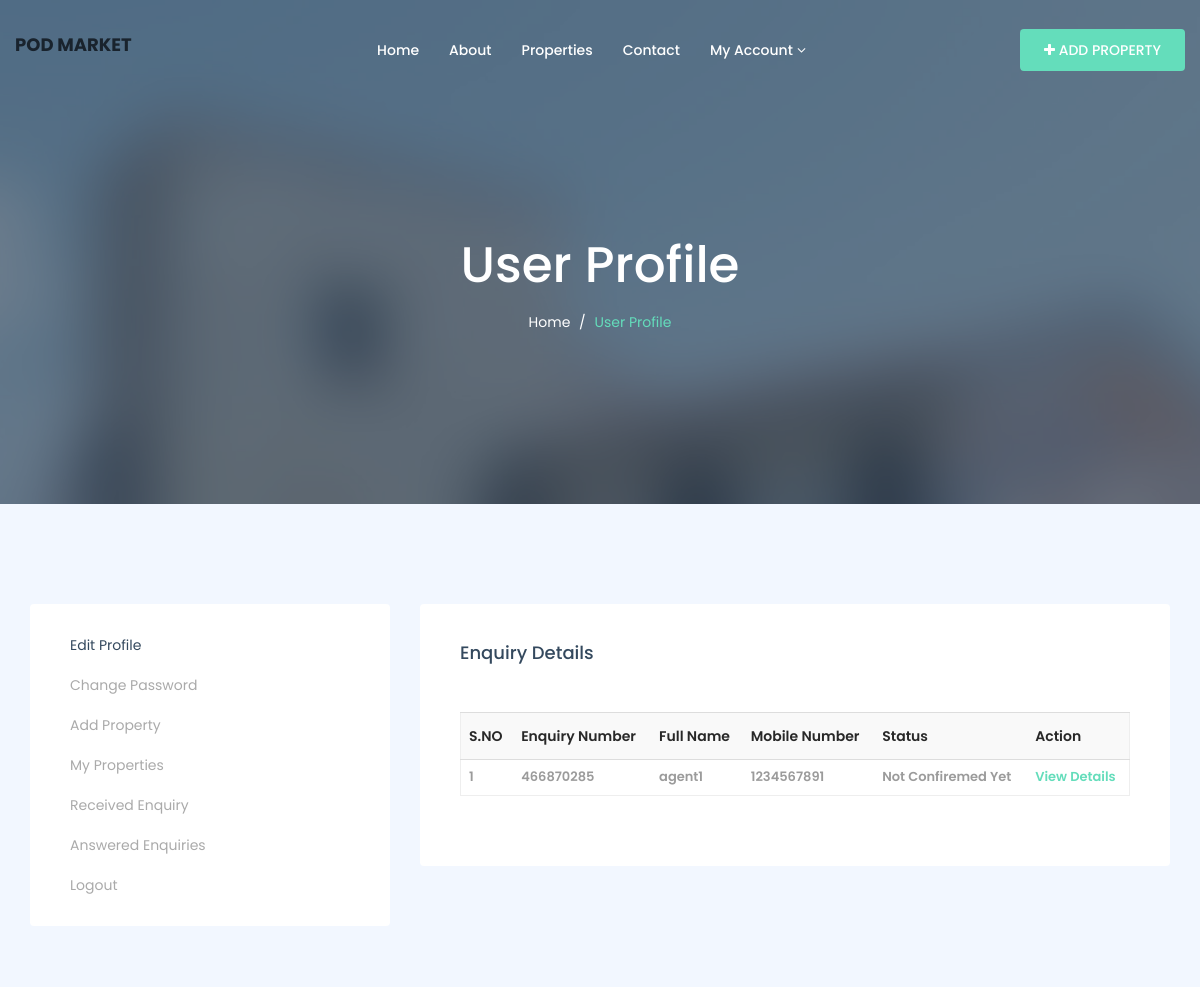
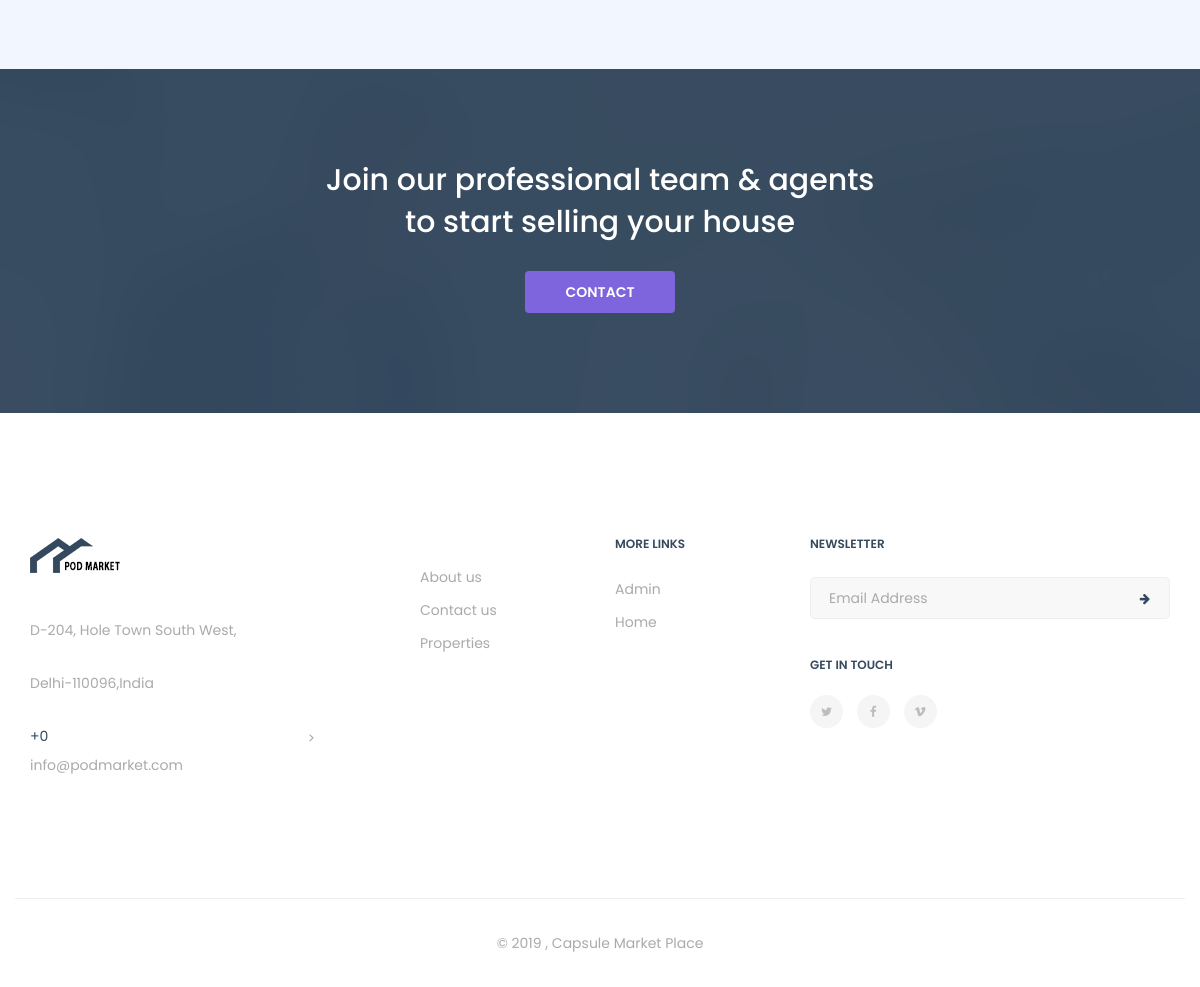
/enquiry-status.php (signed in), run on the app's committed database (2 pictures, top to bottom).
### tables this page shows
CREATE TABLE `tblenquiry` (
  `ID` int(11) NOT NULL,
  `PropertyID` int(10) NOT NULL,
  `FullName` varchar(200) NOT NULL,
  `Email` varchar(200) NOT NULL,
  `MobileNumber` bigint(10) NOT NULL,
  `Message` mediumtext NOT NULL,
  `EnquiryNumber` varchar(200) NOT NULL,
  `EnquiryDate` timestamp NOT NULL DEFAULT current_timestamp(),
  `Status` varchar(10) DEFAULT NULL,
  `Remark` varchar(200) DEFAULT NULL,
  `RemarkDate` timestamp NULL DEFAULT NULL ON UPDATE current_timestamp()
);

CREATE TABLE `tblpage` (
  `ID` int(10) NOT NULL,
  `PageType` varchar(120) DEFAULT NULL,
  `PageTitle` mediumtext DEFAULT NULL,
  `PageDescription` mediumtext DEFAULT NULL,
  `Email` varchar(120) DEFAULT NULL,
  `MobileNumber` bigint(10) DEFAULT NULL,
  `UpdationDate` timestamp NULL DEFAULT NULL ON UPDATE current_timestamp()
);

### enquiry-status.php (the view, shortened to what this page needs)
<?php
if (strlen($_SESSION['remsuid']==0)) {
  header('location:logout.php');
  } else{
?>
<!DOCTYPE html>
<html dir="ltr" lang="en-US">
<head>
    <link href="assets/css/external.css" rel="stylesheet">
    <link href="assets/css/bootstrap.min.css" rel="stylesheet">
    <link href="assets/css/style.css" rel="stylesheet">
</head>
<body>
    <div id="wrapper" class="wrapper clearfix">
         <?php include_once('includes/header.php');?>
        <section id="page-title" class="page-title bg-overlay bg-overlay-dark2">
            <div class="container">
                <div class="row">
                    <div class="col-xs-12 col-sm-12 col-md-6 col-md-offset-3">
                        <div class="title title-1 text-center">
                            <div class="title--content">
                                <div class="title--heading">
                                    <h1>user Profile</h1>
                                </div>
                                <ol class="breadcrumb">
                                    <li><a href="index.php">Home</a></li>
                                    <li class="active">user Profile</li>
                                </ol>
                            </div>
                        </div>
                    </div>
                </div>
            </div>
        </section>
        <section id="user-profile" class="user-profile">
            <div class="container">
                <div class="row">
                    <?php include_once('includes/sidebar.php');?>
                    <div class="col-xs-12 col-sm-12 col-md-8">
                            <div class="form-box">
                                <h4 class="form--title">Enquiry Details</h4>
                                <div class="form-group">
                                   <table class="table">
                <thead>
                                        <tr>
                                            <tr>
                  <th>S.NO</th>
                    <th>Enquiry Number</th>
                    <th>Full Name</th>
                    <th>Mobile Number</th>
                          <th>Status</th>
                          <th>Action</th>
                </tr>
                                                                                                                                                                                                                                                                                                                                                                                                                                                                                                                                                                                                                                                                                                                                                                                                                                                                                                                                                                                                                                                                                                                                                                                                                                                                                                                                                                                                                                                                                                                                                                                                                                                                                                                                                                                                                                                                                                                                                                                                                                                                                                                                                                                                                                                                                                                                                                                                                                                                                                                                                                                                                                                                                                                                              </tr>
                                        </thead>
               <?php
               $uemail=$_SESSION['uemail'];
$ret=mysqli_query($con,"select * from  tblenquiry where Email='$uemail'");
$cnt=1;
while ($row=mysqli_fetch_array($ret)) {
?>
                <tr>
                  <td><?php echo $cnt;?></td>
                  <td><?php  echo $row['EnquiryNumber'];?></td>
                  <td><?php  echo $row['FullName'];?></td>
                  <td><?php  echo $row['MobileNumber'];?></td>
                  <td><?php if($row['Status']=="")
{
echo "Not Confiremed Yet";
} else {
echo $row['Status'];
}?></td>
                  <td><a href="view-enquiry-detail.php?viewid=<?php echo $row['ID'];?>">View Details</a></td>
                </tr>
                <?php
$cnt=$cnt+1;
}?>
              </table>
                                </div>
                            </div>
                    </div>
                </div>
            </div>
        </section>
        <section id="cta" class="cta cta-1 text-center bg-overlay bg-overlay-dark pt-90">
            <div class="container">
                <div class="row">
                    <div class="col-xs-12 col-sm-12 col-md-6 col-md-offset-3">
                        <h3>Join our professional team & agents to start selling your house</h3>
                        <a href="contact.php" class="btn btn--primary">Contact</a>
                    </div>
                </div>
            </div>
        </section>
       <?php include_once('includes/footer.php');?>
    </div>
</body>
</html>
<?php }  ?>

### includes/footer.php (shortened to what this page needs)
 <?php
include('includes/dbconnection.php');
?>
 <footer id="footer" class="footer footer-1 bg-white">
            <div class="footer-widget">
                <div class="container">
                    <div class="row">
                        <div class="col-xs-12 col-sm-6 col-md-3 widget--about">
                            <div class="widget--content">
                                <?php
$ret=mysqli_query($con,"select * from tblpage where PageType='contactus'");
while ($row=mysqli_fetch_array($ret)) {
?>
                                <div class="footer--logo">
                                    <img src="assets/images/logo/logo-dark3.png" alt="logo">
                                </div>
                                <p><?php  echo $row['PageDescription'];?></p>
                                <div class="footer--contact">
                                    <ul class="list-unstyled mb-0">
                                        <li>+<?php  echo $row['MobileNumber'];?></li>
                                        <li> <p><?php  echo $row['Email'];?></p></li>
                                    </ul>
                                </div>
                            </div>
                            <?php } ?>
                        </div>
                        <div class="col-xs-12 col-sm-3 col-md-2 col-md-offset-1 widget--links">
                            <div class="widget--content">
                                <ul class="list-unstyled mb-0">
                                    <li><a href="about.php">About us</a></li>
                                    <li><a href="contact.php">Contact us</a></li>
                                   <li><a href="properties-grid.php">Properties</a></li>
                                </ul>
                            </div>
                        </div>
                        <div class="col-xs-12 col-sm-3 col-md-2 widget--links">
                            <div class="widget--title">
                                <h5>More Links</h5>
                            </div>
                            <div class="widget--content">
                                <ul class="list-unstyled mb-0">
                                    <li><a href="admin/login.php">Admin</a></li>
                                    <li><a href="index.php">Home</a></li>
                                </ul>
                            </div>
                        </div>
                      <div class="col-xs-12 col-sm-12 col-md-4 widget--newsletter">
                            <div class="widget--title">
                                <h5>newsletter</h5>
                            </div>
                            <div class="widget--content">
                                <form class="newsletter--form mb-40">
                                    <input type="email" class="form-control" id="newsletter-email" placeholder="Email Address">
                                    <button type="submit"><i class="fa fa-arrow-right"></i></button>
                                </form>
                                <h6>Get In Touch</h6>
                                <div class="social-icons">
                                    <a href="#"><i class="fa fa-twitter"></i></a>
                                    <a href="#"><i class="fa fa-facebook"></i></a>
                                    <a href="#"><i class="fa fa-vimeo"></i></a>
                                </div>
                            </div>
                        </div>>
                    </div>
                </div>
            </div>
            <div class="footer--copyright text-center">
                <div class="container">
                    <div class="row footer--bar">
                        <div class="col-xs-12 col-sm-12 col-md-12">
                            <span>© 2019 ,  Capsule Market Place</span>
                        </div>
                    </div>
                </div>
            </div>
        </footer>

### data on the page
tblenquiry: EnquiryNumber "466870285", FullName "agent1", MobileNumber "1234567891", shows "Not Confiremed Yet"
tblpage: PageDescription "D-204, Hole Town South West, Delhi-110096,India", MobileNumber "0", Email "info@podmarket.com"
